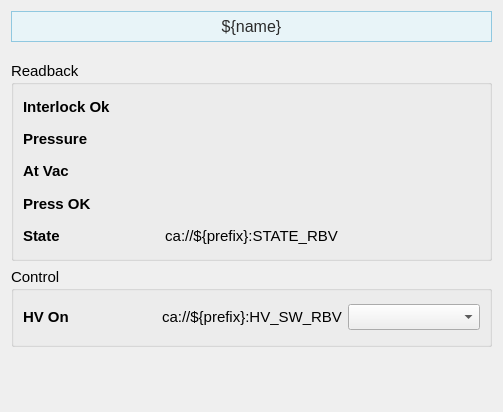
<?xml version="1.0" encoding="UTF-8"?>
<ui version="4.0">
 <class>Form</class>
 <widget class="QWidget" name="Form">
  <property name="geometry">
   <rect>
    <x>0</x>
    <y>0</y>
    <width>503</width>
    <height>412</height>
   </rect>
  </property>
  <property name="sizePolicy">
   <sizepolicy hsizetype="Preferred" vsizetype="Preferred">
    <horstretch>0</horstretch>
    <verstretch>0</verstretch>
   </sizepolicy>
  </property>
  <property name="windowTitle">
   <string>Form</string>
  </property>
  <layout class="QVBoxLayout" name="verticalLayout_7">
   <item>
    <widget class="PyDMLabel" name="PyDMLabel_11">
     <property name="maximumSize">
      <size>
       <width>16777215</width>
       <height>40</height>
      </size>
     </property>
     <property name="font">
      <font>
       <pointsize>12</pointsize>
      </font>
     </property>
     <property name="toolTip">
      <string/>
     </property>
     <property name="styleSheet">
      <string notr="true">    background-color: #e8f4f8;

    border: 1px solid #90c8e0;

    padding: 5px;

    color: rgb(43, 43, 43);</string>
     </property>
     <property name="text">
      <string>${name}</string>
     </property>
     <property name="alignment">
      <set>Qt::AlignCenter</set>
     </property>
    </widget>
   </item>
   <item>
    <spacer name="verticalSpacer_2">
     <property name="orientation">
      <enum>Qt::Vertical</enum>
     </property>
     <property name="sizeType">
      <enum>QSizePolicy::Fixed</enum>
     </property>
     <property name="sizeHint" stdset="0">
      <size>
       <width>20</width>
       <height>13</height>
      </size>
     </property>
    </spacer>
   </item>
   <item>
    <widget class="QGroupBox" name="groupBox">
     <property name="sizePolicy">
      <sizepolicy hsizetype="Preferred" vsizetype="Fixed">
       <horstretch>0</horstretch>
       <verstretch>0</verstretch>
      </sizepolicy>
     </property>
     <property name="minimumSize">
      <size>
       <width>0</width>
       <height>200</height>
      </size>
     </property>
     <property name="font">
      <font>
       <pointsize>11</pointsize>
      </font>
     </property>
     <property name="title">
      <string>Readback</string>
     </property>
     <layout class="QVBoxLayout" name="verticalLayout_14">
      <item>
       <layout class="QHBoxLayout" name="horizontalLayout_4" stretch="1,1,1">
        <item>
         <layout class="QVBoxLayout" name="verticalLayout">
          <item>
           <widget class="QLabel" name="interlock_ok_label_8">
            <property name="font">
             <font>
              <pointsize>11</pointsize>
             </font>
            </property>
            <property name="styleSheet">
             <string/>
            </property>
            <property name="text">
             <string>&lt;html&gt;&lt;head/&gt;&lt;body&gt;&lt;p&gt;&lt;span style=&quot; font-weight:600;&quot;&gt;Interlock Ok&lt;/span&gt;&lt;/p&gt;&lt;/body&gt;&lt;/html&gt;</string>
            </property>
           </widget>
          </item>
          <item>
           <widget class="QLabel" name="interlock_ok_label">
            <property name="font">
             <font>
              <pointsize>11</pointsize>
             </font>
            </property>
            <property name="styleSheet">
             <string/>
            </property>
            <property name="text">
             <string>&lt;html&gt;&lt;head/&gt;&lt;body&gt;&lt;p&gt;&lt;span style=&quot; font-weight:600;&quot;&gt;Pressure&lt;/span&gt;&lt;/p&gt;&lt;/body&gt;&lt;/html&gt;</string>
            </property>
           </widget>
          </item>
          <item>
           <widget class="QLabel" name="interlock_ok_label_2">
            <property name="font">
             <font>
              <pointsize>11</pointsize>
             </font>
            </property>
            <property name="styleSheet">
             <string/>
            </property>
            <property name="text">
             <string>&lt;html&gt;&lt;head/&gt;&lt;body&gt;&lt;p&gt;&lt;span style=&quot; font-weight:600;&quot;&gt;At Vac&lt;/span&gt;&lt;/p&gt;&lt;/body&gt;&lt;/html&gt;</string>
            </property>
           </widget>
          </item>
          <item>
           <widget class="QLabel" name="interlock_ok_label_4">
            <property name="font">
             <font>
              <pointsize>11</pointsize>
             </font>
            </property>
            <property name="styleSheet">
             <string/>
            </property>
            <property name="text">
             <string>&lt;html&gt;&lt;head/&gt;&lt;body&gt;&lt;p&gt;&lt;span style=&quot; font-weight:600;&quot;&gt;Press OK&lt;/span&gt;&lt;/p&gt;&lt;/body&gt;&lt;/html&gt;</string>
            </property>
           </widget>
          </item>
          <item>
           <widget class="QLabel" name="interlock_ok_label_5">
            <property name="font">
             <font>
              <pointsize>11</pointsize>
             </font>
            </property>
            <property name="styleSheet">
             <string/>
            </property>
            <property name="text">
             <string>&lt;html&gt;&lt;head/&gt;&lt;body&gt;&lt;p&gt;&lt;span style=&quot; font-weight:600;&quot;&gt;State&lt;/span&gt;&lt;/p&gt;&lt;/body&gt;&lt;/html&gt;</string>
            </property>
           </widget>
          </item>
         </layout>
        </item>
        <item>
         <layout class="QVBoxLayout" name="verticalLayout_4">
          <item>
           <widget class="PyDMByteIndicator" name="PyDMByteIndicator">
            <property name="toolTip">
             <string/>
            </property>
            <property name="channel">
             <string>ca://${prefix}:ILK_OK_RBV</string>
            </property>
            <property name="showLabels">
             <bool>false</bool>
            </property>
            <property name="circles">
             <bool>true</bool>
            </property>
           </widget>
          </item>
          <item>
           <widget class="PyDMLabel" name="PyDMLabel">
            <property name="toolTip">
             <string/>
            </property>
            <property name="text">
             <string/>
            </property>
            <property name="alignment">
             <set>Qt::AlignCenter</set>
            </property>
            <property name="showUnits">
             <bool>true</bool>
            </property>
            <property name="channel">
             <string>ca://${prefix}:PRESS_RBV</string>
            </property>
            <property name="displayFormat">
             <enum>PyDMLabel::Exponential</enum>
            </property>
           </widget>
          </item>
          <item>
           <widget class="PyDMByteIndicator" name="PyDMByteIndicator_2">
            <property name="toolTip">
             <string/>
            </property>
            <property name="channel">
             <string>ca://${prefix}:AT_VAC_RBV</string>
            </property>
            <property name="showLabels">
             <bool>false</bool>
            </property>
            <property name="circles">
             <bool>true</bool>
            </property>
           </widget>
          </item>
          <item>
           <widget class="PyDMByteIndicator" name="PyDMByteIndicator_3">
            <property name="toolTip">
             <string/>
            </property>
            <property name="channel">
             <string>ca://${prefix}:PRESS_OK_RBV</string>
            </property>
            <property name="showLabels">
             <bool>false</bool>
            </property>
            <property name="circles">
             <bool>true</bool>
            </property>
           </widget>
          </item>
          <item>
           <widget class="PyDMLabel" name="PyDMLabel_8">
            <property name="toolTip">
             <string/>
            </property>
            <property name="text">
             <string>ca://${prefix}:STATE_RBV</string>
            </property>
            <property name="alignment">
             <set>Qt::AlignCenter</set>
            </property>
            <property name="channel">
             <string>ca://${prefix}:STATE_RBV</string>
            </property>
           </widget>
          </item>
         </layout>
        </item>
        <item>
         <layout class="QVBoxLayout" name="verticalLayout_3">
          <item>
           <widget class="QLabel" name="label_3">
            <property name="text">
             <string/>
            </property>
           </widget>
          </item>
          <item>
           <widget class="QLabel" name="label_6">
            <property name="text">
             <string/>
            </property>
           </widget>
          </item>
          <item>
           <widget class="QLabel" name="label_12">
            <property name="text">
             <string/>
            </property>
           </widget>
          </item>
          <item>
           <widget class="QLabel" name="label_9">
            <property name="text">
             <string/>
            </property>
           </widget>
          </item>
         </layout>
        </item>
       </layout>
      </item>
     </layout>
    </widget>
   </item>
   <item>
    <widget class="QGroupBox" name="groupBox_2">
     <property name="sizePolicy">
      <sizepolicy hsizetype="Preferred" vsizetype="Fixed">
       <horstretch>0</horstretch>
       <verstretch>0</verstretch>
      </sizepolicy>
     </property>
     <property name="minimumSize">
      <size>
       <width>0</width>
       <height>80</height>
      </size>
     </property>
     <property name="font">
      <font>
       <pointsize>11</pointsize>
      </font>
     </property>
     <property name="title">
      <string>Control</string>
     </property>
     <layout class="QVBoxLayout" name="verticalLayout_15">
      <item>
       <layout class="QHBoxLayout" name="horizontalLayout_5" stretch="1,1,1">
        <item>
         <layout class="QVBoxLayout" name="verticalLayout_2">
          <item>
           <widget class="QLabel" name="interlock_ok_label_3">
            <property name="font">
             <font>
              <pointsize>11</pointsize>
             </font>
            </property>
            <property name="styleSheet">
             <string/>
            </property>
            <property name="text">
             <string>&lt;html&gt;&lt;head/&gt;&lt;body&gt;&lt;p&gt;&lt;span style=&quot; font-weight:600;&quot;&gt;HV On&lt;/span&gt;&lt;/p&gt;&lt;/body&gt;&lt;/html&gt;</string>
            </property>
           </widget>
          </item>
         </layout>
        </item>
        <item>
         <layout class="QVBoxLayout" name="verticalLayout_5">
          <item>
           <widget class="PyDMLabel" name="PyDMLabel_6">
            <property name="toolTip">
             <string/>
            </property>
            <property name="text">
             <string>ca://${prefix}:HV_SW_RBV</string>
            </property>
            <property name="alignment">
             <set>Qt::AlignCenter</set>
            </property>
            <property name="showUnits">
             <bool>false</bool>
            </property>
            <property name="channel">
             <string>ca://${prefix}:HV_SW_RBV</string>
            </property>
           </widget>
          </item>
         </layout>
        </item>
        <item>
         <layout class="QVBoxLayout" name="verticalLayout_6">
          <item>
           <widget class="PyDMEnumComboBox" name="PyDMEnumComboBox">
            <property name="toolTip">
             <string/>
            </property>
            <property name="channel">
             <string>ca://${prefix}:HV_SW</string>
            </property>
           </widget>
          </item>
         </layout>
        </item>
       </layout>
      </item>
     </layout>
    </widget>
   </item>
   <item>
    <spacer name="verticalSpacer">
     <property name="orientation">
      <enum>Qt::Vertical</enum>
     </property>
     <property name="sizeHint" stdset="0">
      <size>
       <width>20</width>
       <height>89</height>
      </size>
     </property>
    </spacer>
   </item>
  </layout>
 </widget>
 <customwidgets>
  <customwidget>
   <class>PyDMEnumComboBox</class>
   <extends>QComboBox</extends>
   <header>pydm.widgets.enum_combo_box</header>
  </customwidget>
  <customwidget>
   <class>PyDMByteIndicator</class>
   <extends>QWidget</extends>
   <header>pydm.widgets.byte</header>
  </customwidget>
  <customwidget>
   <class>PyDMLabel</class>
   <extends>QLabel</extends>
   <header>pydm.widgets.label</header>
  </customwidget>
 </customwidgets>
 <resources/>
 <connections/>
</ui>
